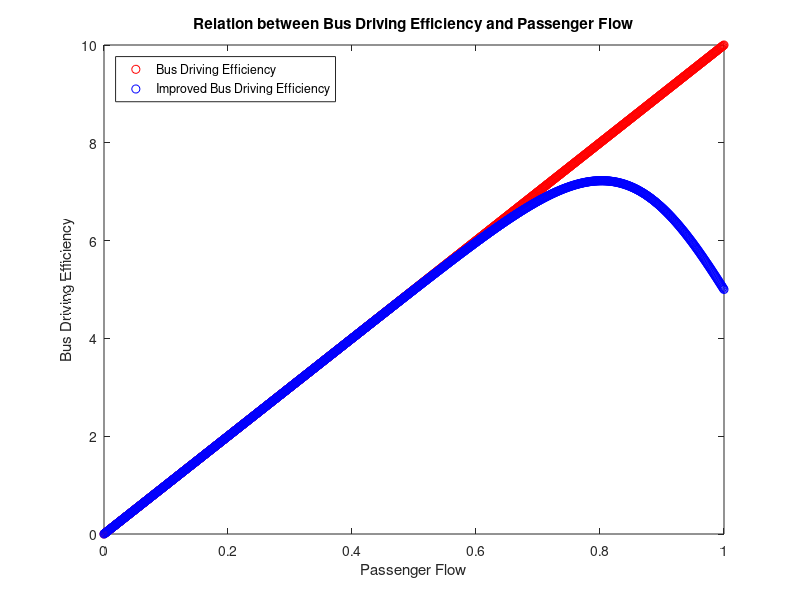

Write MATLAB code to recreate this figure.
x = 0:0.001:1;
W = 0:1/100:10;
plot(x,W,'ro');
title('Relation between Bus Driving Efficiency and Passenger Flow')
xlabel('Passenger Flow');
ylabel('Bus Driving Efficiency');

for i = 1:length(x)
    W1(i) = 10*x(i)/(1+(x(i)/1)^10);
end
hold on, plot(x,W1,'bo'); legend('Bus Driving Efficiency','Improved Bus Driving Efficiency','Location','northwest');
